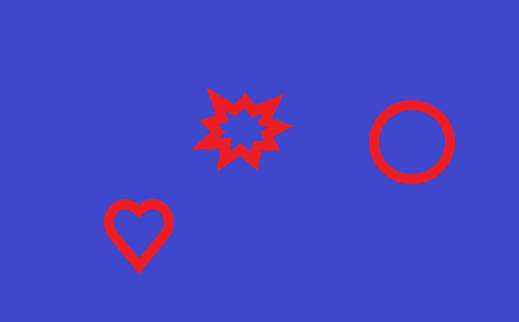
#> input picture 02-配套案例/03-机器视觉基础应用实训案例/07-图像边缘检测基础实训/01-sobel算子/test.png, 519 x 322 px, given in place of the camera
$ python 04-soble_video.py
#> lines starting #> are read from the running program, lines starting #| are printed output that depends on the picture
#!/usr/bin/env python3
# -*- coding: utf-8 -*-

import cv2 as cv

def nothing(x):
    pass

cv.namedWindow('Sobel x')
cv.namedWindow('Sobel y')
cv.namedWindow('Sobel_xy')

# 创建滑动条
cv.createTrackbar('xsize', 'Sobel x', 1, 15, nothing)
cv.createTrackbar('ysize', 'Sobel y', 1, 15, nothing)

cap = cv.VideoCapture(0)
while cap.isOpened():
    ret, frame = cap.read()
#> frame is the input picture: shape (322, 519, 3); mean B, G, R 196.5, 70, 70.7
    # frame = cv.blur(frame, (5, 5))
    frame = cv.GaussianBlur(frame, (5, 5), -1)
    gray = cv.cvtColor(frame, cv.COLOR_BGR2GRAY)
    if (not ret):
        break
    kx = cv.getTrackbarPos('xsize', 'Sobel x')
    ky = cv.getTrackbarPos('ysize', 'Sobel y')
    if (kx % 2) == 0:
        kx += 1
    if (ky % 2) == 0:
        ky += 1

    # 参数 1,0 为只在 x 方向求一 导数 最大可以求 2 导数。
    sobelx = cv.Sobel(gray, cv.CV_64F, 1, 0, ksize = kx)
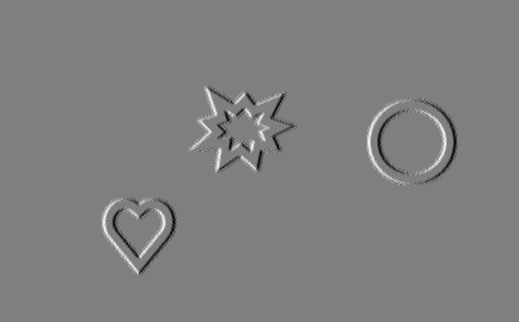
#> sobelx: shape (322, 519) float64; min -5, max 5, mean 0; drawn with min black and max white
    # 参数 0,1 为只在 y 方向求一 导数 最大可以求 2 导数。
    sobely = cv.Sobel(gray, cv.CV_64F, 0, 1, ksize = ky)
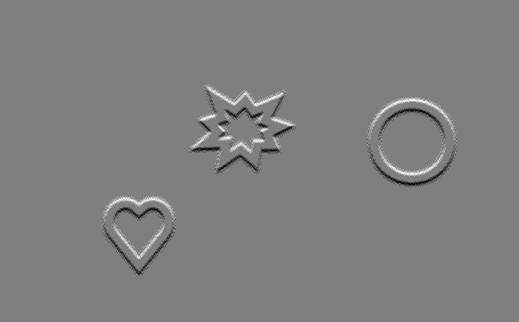
#> sobely: shape (322, 519) float64; min -5, max 5, mean 0; drawn with min black and max white

    # 计算绝对值，并将结果转换为8位
    # 在输入数组的每个元素上，函数convertScaleAbs。顺序执行三个操作：缩放，取绝对值。值，转换为无符号8位类型
    sobelx = cv.convertScaleAbs(sobelx)
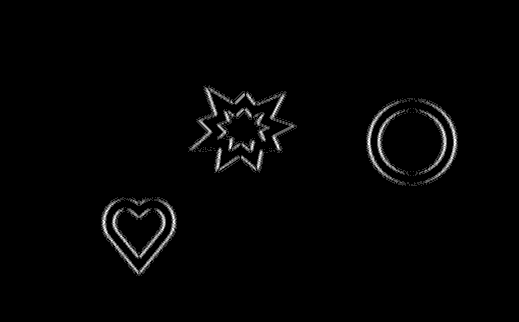
#> sobelx: shape (322, 519); min 0, max 5, mean 0.0763; drawn with min black and max white
    sobely = cv.convertScaleAbs(sobely)
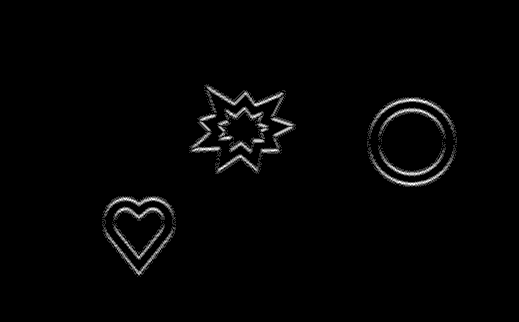
#> sobely: shape (322, 519); min 0, max 5, mean 0.0783; drawn with min black and max white

    sobel_xy = cv.addWeighted(sobelx, .5, sobely, .5, 1)
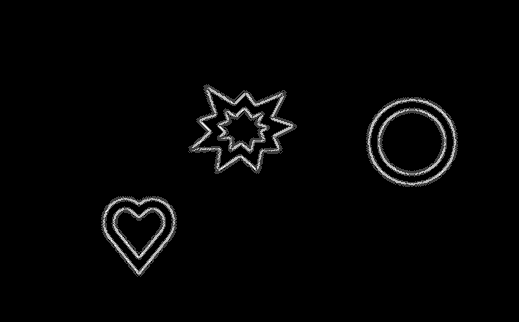
#> sobel_xy: shape (322, 519); min 1, max 5, mean 1.08; drawn with min black and max white
    k = cv.waitKey(24) & 0xFF
#> (key Esc is pressed here)
    if chr(k) == 'q':
        break
    cv.imshow('Sobel x', sobelx)
    cv.imshow('Sobel y', sobely)
    ret,img = cv.threshold(sobel_xy,130,255, cv.THRESH_BINARY_INV)
#> img: shape (322, 519); every value is 255
    cv.imshow('Sobel_xy', sobel_xy)

cv.destroyAllWindows()
